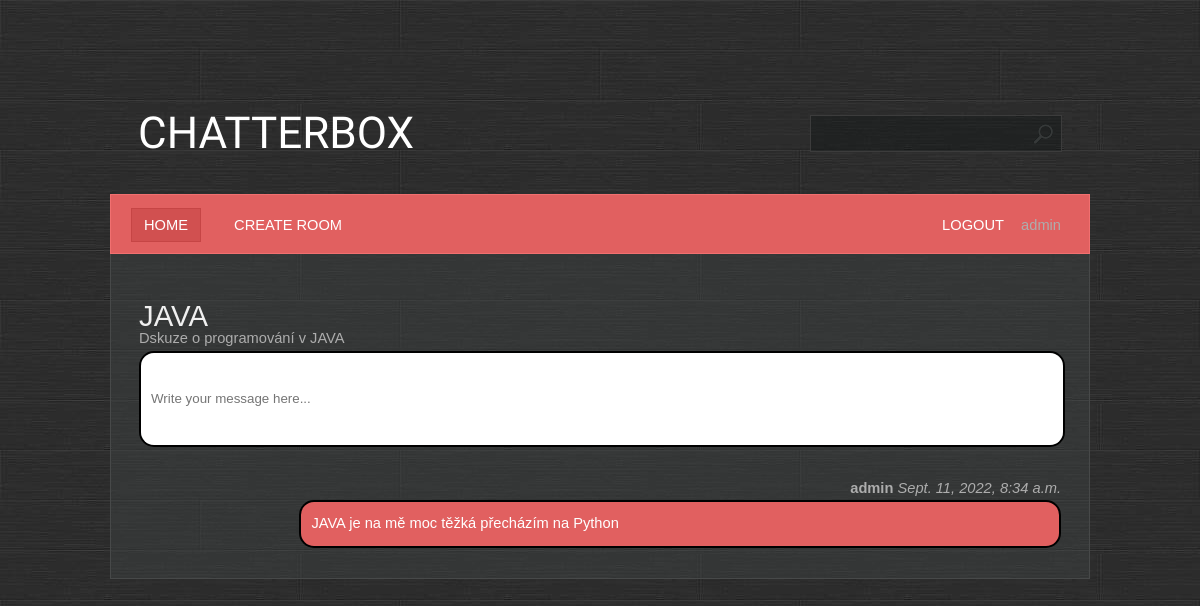
/room/2 (signed in), run on the app's committed database.
### base/models.py (models this page shows, shortened)
class Room(Model):
    name = models.CharField(max_length=200)
    description = models.TextField(null =True, blank = True)
    participants = models.ManyToManyField(User, related_name= "participants", blank = True)
    created = models.DateTimeField(auto_now_add= True)
    updated = models.DateTimeField(auto_now= True)
    class Meta:
        ordering = ["-created", "name", "-updated" ]

class Message(Model):
    body = models.TextField()
    room = models.ForeignKey(Room, on_delete= models.CASCADE)
    user = models.ForeignKey(User,on_delete= models.CASCADE)
    created = models.DateTimeField(auto_now_add=True)
    updated = models.DateTimeField(auto_now=True)
    class Meta:
        ordering = ["-created","-updated"]

### base/views.py (the view, shortened to what this page needs)
# urls.py: path('room/<id>', base.views.room, name = "room"),
@login_required
@permission_required(['base.view_room', 'base.view_message'])
def room(request, id):
    room = Room.objects.get(id=id)
    messages = room.message_set.all()
    context = {'room': room, 'messages': messages}
    return render(request, 'base/room.html', context)
    """  Ukazuje nám seznam místností jako hlavní stránku   """

### base/templates/base/room.html (shortened to what this page needs)
{% extends 'main.html' %}
{% block content %}
    <h1>{{ room.name }}</h1>
    <div>{{ room.description }}</div>
    <div class="box room__message">
        <form action="" method="POST">
            <input name="body" placeholder="Write your message here..."/>
        </form>
    </div>
    {% for message in messages %}
        <div class="box">
            {% if user == message.user %}
                <div style="float: right;"><b>{{ message.user }}</b> <i>{{ message.created }}</i></div>
                <div class="message" style="float: right; background-color: #e16060; color: white;">{{ message.body }}</div>
            {% else %}
                <div><b>{{ message.user }}</b> <i>{{ message.created }}</i></div>
                <div class="message">{{ message.body }}</div>
            {% endif %}
        </div>
    {% endfor %}
{% endblock %}

### templates/navbar.html
<ul>
    <li class="first active">
        <a href="{% url 'home' %}">HOME</a>
    </li>
    <li>
        <a href="{% url 'room_create' %}">CREATE ROOM</a>
    </li>
    <li class = "last-child">
        <a href="{% url 'logout' %}">LOGOUT</a>
         {{request.user.username}}
    </li>
</ul><br class="clearfix"/>

### static/styles/style.css (style rules this page uses)
* { margin: 0; padding: 0; }
a { text-decoration: underline; color: #e8e8e8; }
body { font-size: 11pt; line-height: 1.6em; font-family: Arial, sans-serif; background: #9ea3a3; color: #adadad; background: url(/static/images/bg.jpg); }
h1,h2,h3,h4 { text-transform: uppercase; font-weight: normal; color: #f0f0f0; }
ul { margin-bottom: 1.25em; }
ul { list-style: none; }
.last-child { float:right; }
.message { width: 80%; padding: 10px; color: black; background: #9ea3a3; border-radius: 15px; border: 2px solid black; }
.room__message { background: white; border-radius: 15px; border: 2px solid black; width: 100%; }
.room__message > form > input { resize: none; border: none; outline: none; padding: 10px; height: 4.5rem; width: 100%; }
.box { overflow: hidden; margin: 0 0 30px 0; }
#menu a { text-decoration: none; text-transform: uppercase; color: #ffffff; padding: 8px 12px 8px 12px; border: solid 1px #e16060; }
#menu ul { list-style: none; }
#menu ul li { display: inline; padding: 0 8px 0 8px; }
#menu ul li.first { padding-left: 0; }
#menu ul li.active a { background: #D15050; border: solid 1px #C64545; }

### data on the page
Room: name "JAVA", description "Dskuze o programování v JAVA"
Message: user "admin", created "Sept. 11, 2022, 8:34 a.m.", body "JAVA je na mě moc těžká přecházím na Python"

### other printed values
{{ request.user.username }} "admin"
